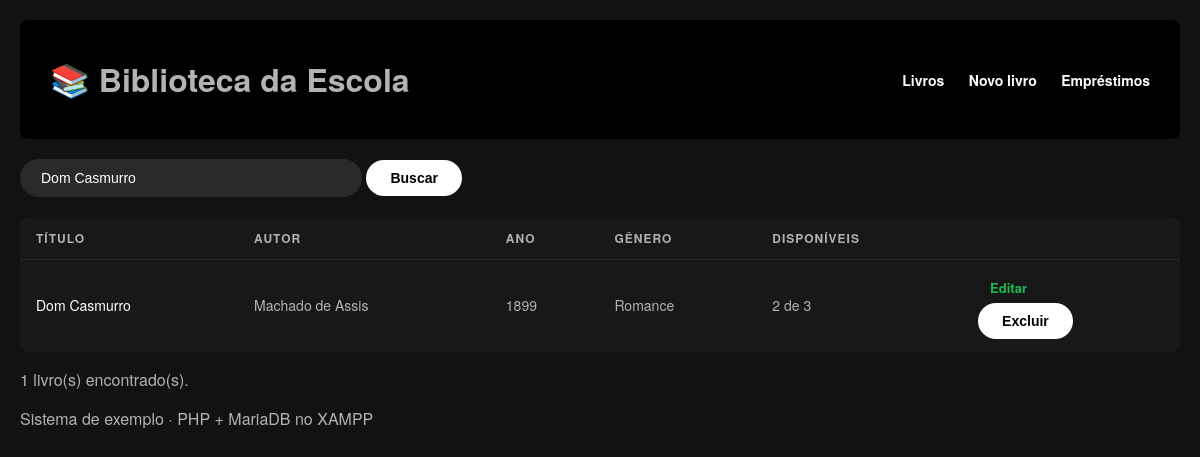
The page /index.php?busca=Dom Casmurro on the database its author committed.
### tables this page shows
CREATE TABLE livros (
  id          INT AUTO_INCREMENT PRIMARY KEY,
  titulo      VARCHAR(150) NOT NULL,
  autor       VARCHAR(100) NOT NULL,
  ano         INT,
  genero      VARCHAR(50),
  quantidade  INT NOT NULL DEFAULT 1
);

### conexao.php (called while the page is built, shortened)
<?php
function e($texto) {
    return htmlspecialchars((string)$texto, ENT_QUOTES, 'UTF-8');
}

### index.php (the view, shortened to what this page needs)
<?php
require 'conexao.php';
$busca = $_GET['busca'] ?? '';
$sql = "SELECT l.id, l.titulo, l.autor, l.ano, l.genero, l.quantidade,
               COUNT(e.id) AS emprestados
        FROM livros l
        LEFT JOIN emprestimos e
               ON e.livro_id = l.id AND e.data_devolucao IS NULL
        WHERE l.titulo LIKE :busca OR l.autor LIKE :busca2
        GROUP BY l.id, l.titulo, l.autor, l.ano, l.genero, l.quantidade
        ORDER BY l.titulo";
$consulta = $pdo->prepare($sql);
$consulta->execute([':busca' => "%$busca%", ':busca2' => "%$busca%"]);
$livros = $consulta->fetchAll();
require 'topo.php';
?>
<form method="get" class="busca">
  <input type="text" name="busca" value="<?= e($busca) ?>" placeholder="Buscar por título ou autor">
  <button>Buscar</button>
</form>
<table>
  <tr><th>Título</th><th>Autor</th><th>Ano</th><th>Gênero</th><th>Disponíveis</th><th></th></tr>
  <?php foreach ($livros as $livro): ?>
    <tr>
      <td><?= e($livro['titulo']) ?></td>
      <td><?= e($livro['autor']) ?></td>
      <td><?= e($livro['ano']) ?></td>
      <td><?= e($livro['genero']) ?></td>
      <td><?= $livro['quantidade'] - $livro['emprestados'] ?> de <?= $livro['quantidade'] ?></td>
      <td class="acoes">
        <a href="editar.php?id=<?= $livro['id'] ?>">Editar</a>
        <form method="post" action="excluir.php" onsubmit="return confirm('Excluir este livro?')">
          <button class="perigo">Excluir</button>
        </form>
      </td>
    </tr>
  <?php endforeach; ?>
</table>
<p class="total"><?= count($livros) ?> livro(s) encontrado(s).</p>
<?php require 'rodape.php'; ?>

### estilo.css (style rules this page uses)
body { background-color: #121212; color: #B3B3B3; font-family: 'Montserrat', 'Helvetica Neue', Helvetica, Arial, sans-serif; margin: 0; padding: 20px; }
input[type="text"], input[type="search"] { background-color: #2A2A2A; border: 1px solid transparent; color: #FFFFFF; padding: 10px 20px; border-radius: 50px; font-size: 14px; width: 300px; outline: none; transition: background-color 0.2s, border-color 0.2s; }
button, input[type="submit"] { background-color: #FFFFFF; color: #000000; border: none; padding: 10px 24px; font-weight: 700; font-size: 14px; border-radius: 50px; cursor: pointer; transition: transform 0.2s, background-color 0.2s; }
table { width: 100%; border-collapse: collapse; background-color: #181818; padding: 20px; border-radius: 8px; margin-top: 20px; }
th { color: #B3B3B3; text-transform: uppercase; font-size: 12px; letter-spacing: 1px; text-align: left; padding: 12px 16px; border-bottom: 1px solid #282828; }
td { color: #B3B3B3; font-size: 14px; padding: 12px 16px; border-bottom: 1px solid transparent; }
td:first-child, table tr td:nth-child(1) { color: #FFFFFF; font-weight: 500; }
td a, .btn-action { font-size: 13px; font-weight: 700; text-decoration: none; padding: 6px 12px; border-radius: 4px; margin-right: 5px; display: inline-block; }
td a[href*="editar"], .btn-edit { color: #1DB954 !important; background: transparent; }

### rows shown on the page
livros: titulo "Dom Casmurro", autor "Machado de Assis", ano "1899", genero "Romance", emprestados "2", quantidade "3"

### other values the page prints
count($livros) "1"
